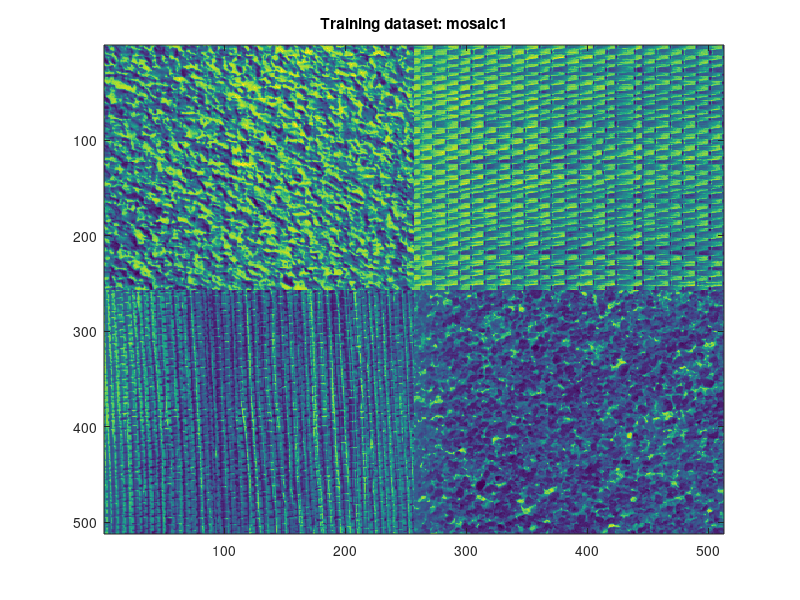
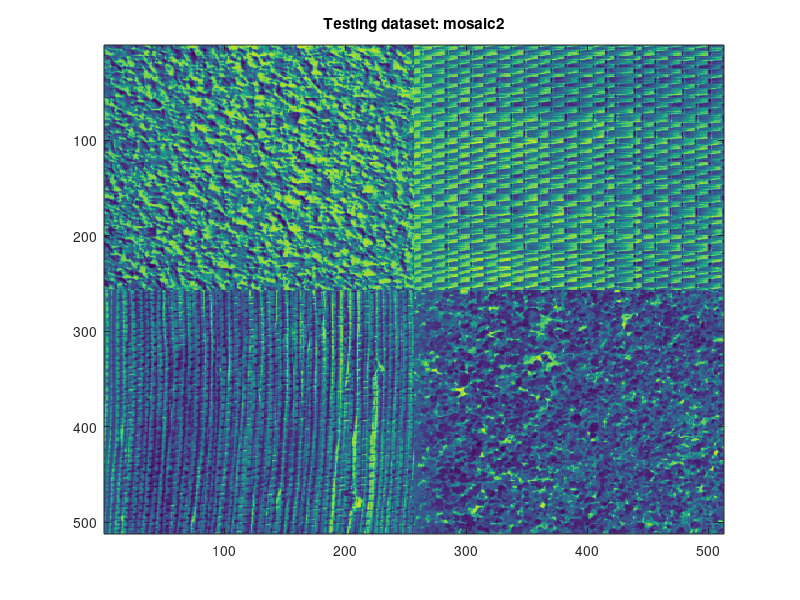
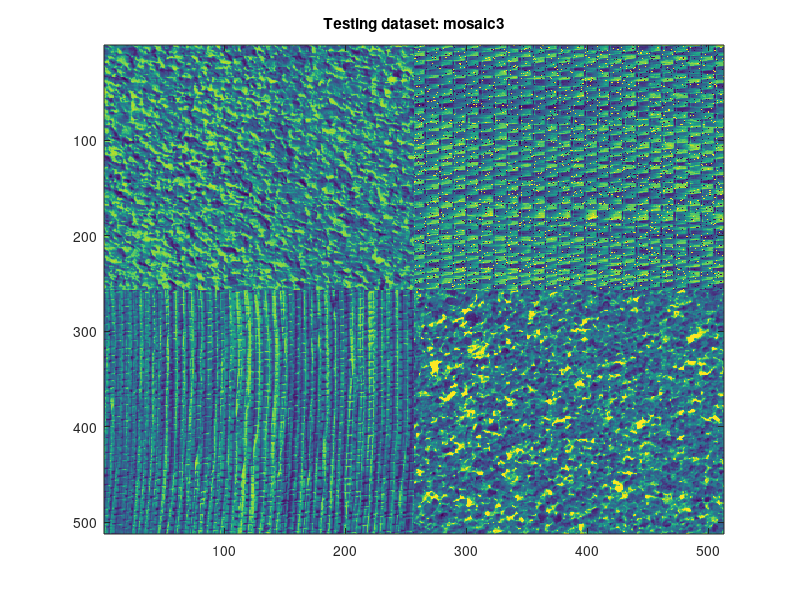
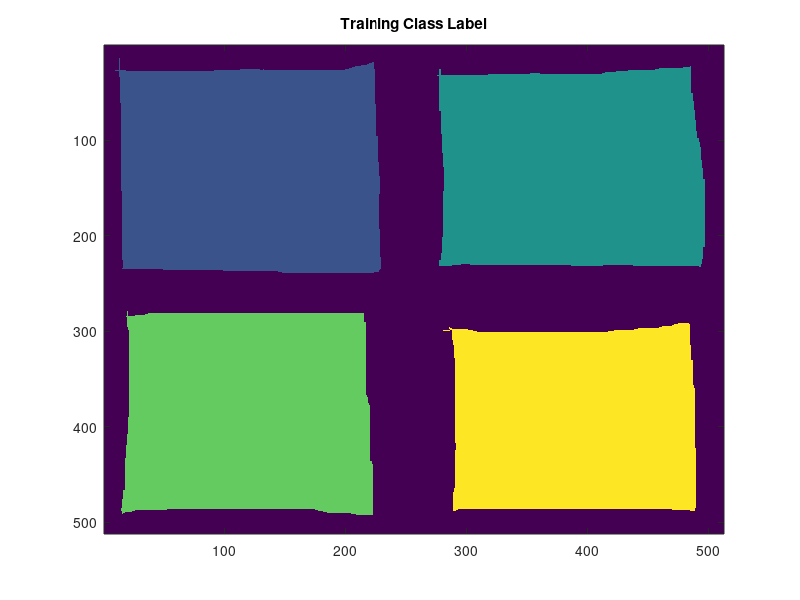

These figures' MATLAB source, in order: (Note: this script raises an error after producing the figures.)
%%======================================================================
% Main Script for Image Analysis Course, Mandatory Project-2
% Author: Hao Zhao
% Date:   Nov 1, 2018
%%======================================================================


%% set the working path and enviroment
data_path = 'C:\Users\haozh\Desktop\ImageAnalysis_Assignment2\oblig2';
addpath(genpath(data_path));
close all;clear;clc;

%% Part-1: Choosing GLCM images to work with

%---load the testing images and corresponding GLCM matrices---
load('mosaic1_train.mat');
load('mosaic2_test.mat');
load('mosaic3_test.mat');

%display the training and testing datasets
figure;imagesc(mosaic1_train);title('Training dataset: mosaic1')
figure;imagesc(mosaic2_test); title('Testing dataset: mosaic2')
figure;imagesc(mosaic3_test); title('Testing dataset: mosaic3')

%load the predefined mask label
load('training_mask.mat');
ClassLabels = training_mask;

%display the predifined class lable
figure;imagesc(ClassLabels);title('Training Class Label')

%---load the GLCM matrices---
for idata = 1:4
    
    %load the GLCM for current texture
    load(['texture' num2str(idata) 'dxplus1dy0']);
    load(['texture' num2str(idata) 'dxplus1dymin1']);
    load(['texture' num2str(idata) 'dx0dymin1']);
    load(['texture' num2str(idata) 'dxmin1dymin1']);

    %display the current texture and GLCM
    if(idata==1)
        
        figure;
        suptitle(sprintf('=== Texture: %d ===\n',idata));
        subplot(2,3,1);imagesc(mosaic1_train(1:256,1:256));title('Input Image');colorbar
        subplot(2,3,2);imagesc(texture1dx1dy0); title('GLCM: 0   degree ');colorbar
        subplot(2,3,3);imagesc(texture1dx1dymin1);title('GLCM: 45  degree ');colorbar
        subplot(2,3,4);imagesc(texture1dx0dymin1);title('GLCM: 90  degree ');colorbar
        subplot(2,3,5);imagesc(texture1dxmin1dymin1);title('GLCM: 135 degree ');colorbar
        subplot(2,3,6);imagesc((texture1dx1dy0+texture1dx0dymin1)*0.5);title('GLCM: 0 + 90 degree ');colorbar
        
    elseif(idata==2)

        figure;
        suptitle(sprintf('=== Texture: %d ===\n',idata));
        subplot(2,3,1);imagesc(mosaic1_train(1:256,257:512));title('Input Image');colorbar
        subplot(2,3,2);imagesc(texture2dx1dy0); title('GLCM: 0   degree ');colorbar
        subplot(2,3,3);imagesc(texture2dx1dymin1);title('GLCM: 45  degree ');colorbar
        subplot(2,3,4);imagesc(texture2dx0dymin1);title('GLCM: 90  degree ');colorbar
        subplot(2,3,5);imagesc(texture2dxmin1dymin1);title('GLCM: 135 degree ');colorbar
        subplot(2,3,6);imagesc((texture2dx1dy0+texture2dx0dymin1)*0.5);title('GLCM: 0 + 90 degree ');colorbar
        
    elseif(idata==3)
        
        figure;
        suptitle(sprintf('=== Texture: %d ===\n',idata));
        subplot(2,3,1);imagesc(mosaic1_train(257:512,1:256));title('Input Image');colorbar
        subplot(2,3,2);imagesc(texture3dx1dy0); title('GLCM: 0   degree ');colorbar
        subplot(2,3,3);imagesc(texture3dx1dymin1);title('GLCM: 45  degree ');colorbar
        subplot(2,3,4);imagesc(texture3dx0dymin1);title('GLCM: 90  degree ');colorbar
        subplot(2,3,5);imagesc(texture3dxmin1dymin1);title('GLCM: 135 degree ');colorbar
        subplot(2,3,6);imagesc((texture3dx1dy0+texture3dx0dymin1)*0.5);title('GLCM: 0 + 90 degree ');colorbar
        
    else
        figure;
        suptitle(sprintf('=== Texture: %d ===\n',idata));
        subplot(2,3,1);imagesc(mosaic1_train(257:512,257:512));title('Input Image');colorbar
        subplot(2,3,2);imagesc(texture4dx1dy0); title('GLCM: 0   degree ');colorbar
        subplot(2,3,3);imagesc(texture4dx1dymin1);title('GLCM: 45  degree ');colorbar
        subplot(2,3,4);imagesc(texture4dx0dymin1);title('GLCM: 90  degree ');colorbar
        subplot(2,3,5);imagesc(texture4dxmin1dymin1);title('GLCM: 135 degree ');colorbar
        subplot(2,3,6);imagesc((texture4dx1dy0+texture4dx0dymin1)*0.5);title('GLCM: 0 + 90 degree ');colorbar
    end

end

%% Part-2: Discussing new features by subdividing the GLCM matrices

%define the selected GLCM
texture1_glcm = (texture1dx1dy0+texture1dx0dymin1)*0.5;
texture2_glcm = (texture2dx1dy0+texture2dx0dymin1)*0.5;
texture3_glcm = (texture3dx1dy0+texture3dx0dymin1)*0.5;
texture4_glcm = (texture4dx1dy0+texture4dx0dymin1)*0.5;


%derive the Q1, Q2, Q3 and Q4 features based on selected GLCM
texture1_Feature_Qs = nan(1,8);
texture2_Feature_Qs = nan(1,8);
texture3_Feature_Qs = nan(1,8);
texture4_Feature_Qs = nan(1,8);

for idata = 1:4
    if(idata==1)
        texture1_Feature_Qs(1) = sum(sum(texture1_glcm(1:8,1:8)))/sum(texture1_glcm(:));
        texture1_Feature_Qs(2) = sum(sum(texture1_glcm(1:8,9:16)))/sum(texture1_glcm(:));
        texture1_Feature_Qs(3) = sum(sum(texture1_glcm(9:16,1:8)))/sum(texture1_glcm(:));
        texture1_Feature_Qs(4) = sum(sum(texture1_glcm(9:16,9:16)))/sum(texture1_glcm(:));
        texture1_Feature_Qs(5) = sum(sum(texture1_glcm(1:4,1:4)))/sum(texture1_glcm(:));
        texture1_Feature_Qs(6) = sum(sum(texture1_glcm(1:4,5:8)))/sum(texture1_glcm(:));
        texture1_Feature_Qs(7) = sum(sum(texture1_glcm(5:8,1:4)))/sum(texture1_glcm(:));
        texture1_Feature_Qs(8) = sum(sum(texture1_glcm(5:8,5:8)))/sum(texture1_glcm(:));       

    elseif(idata==2)
        texture2_Feature_Qs(1) = sum(sum(texture2_glcm(1:8,1:8)))/sum(texture2_glcm(:));
        texture2_Feature_Qs(2) = sum(sum(texture2_glcm(1:8,9:16)))/sum(texture2_glcm(:));
        texture2_Feature_Qs(3) = sum(sum(texture2_glcm(9:16,1:8)))/sum(texture2_glcm(:));
        texture2_Feature_Qs(4) = sum(sum(texture2_glcm(9:16,9:16)))/sum(texture2_glcm(:));
        texture2_Feature_Qs(5) = sum(sum(texture2_glcm(1:4,1:4)))/sum(texture2_glcm(:));
        texture2_Feature_Qs(6) = sum(sum(texture2_glcm(1:4,5:8)))/sum(texture2_glcm(:));
        texture2_Feature_Qs(7) = sum(sum(texture2_glcm(5:8,1:4)))/sum(texture2_glcm(:));
        texture2_Feature_Qs(8) = sum(sum(texture2_glcm(5:8,5:8)))/sum(texture2_glcm(:));
        
    elseif(idata==3)
        texture3_Feature_Qs(1) = sum(sum(texture3_glcm(1:8,1:8)))/sum(texture3_glcm(:));
        texture3_Feature_Qs(2) = sum(sum(texture3_glcm(1:8,9:16)))/sum(texture3_glcm(:));
        texture3_Feature_Qs(3) = sum(sum(texture3_glcm(9:16,1:8)))/sum(texture3_glcm(:));
        texture3_Feature_Qs(4) = sum(sum(texture3_glcm(9:16,9:16)))/sum(texture3_glcm(:));
        texture3_Feature_Qs(5) = sum(sum(texture3_glcm(1:4,1:4)))/sum(texture3_glcm(:));
        texture3_Feature_Qs(6) = sum(sum(texture3_glcm(1:4,5:8)))/sum(texture3_glcm(:));
        texture3_Feature_Qs(7) = sum(sum(texture3_glcm(5:8,1:4)))/sum(texture3_glcm(:));
        texture3_Feature_Qs(8) = sum(sum(texture3_glcm(5:8,5:8)))/sum(texture3_glcm(:));
        
    else
        texture4_Feature_Qs(1) = sum(sum(texture4_glcm(1:8,1:8)))/sum(texture4_glcm(:));
        texture4_Feature_Qs(2) = sum(sum(texture4_glcm(1:8,9:16)))/sum(texture4_glcm(:));
        texture4_Feature_Qs(3) = sum(sum(texture4_glcm(9:16,1:8)))/sum(texture4_glcm(:));
        texture4_Feature_Qs(4) = sum(sum(texture4_glcm(9:16,9:16)))/sum(texture4_glcm(:));
        texture4_Feature_Qs(5) = sum(sum(texture4_glcm(1:4,1:4)))/sum(texture4_glcm(:));
        texture4_Feature_Qs(6) = sum(sum(texture4_glcm(1:4,5:8)))/sum(texture4_glcm(:));
        texture4_Feature_Qs(7) = sum(sum(texture4_glcm(5:8,1:4)))/sum(texture4_glcm(:));
        texture4_Feature_Qs(8) = sum(sum(texture4_glcm(5:8,5:8)))/sum(texture4_glcm(:));
    end 
    
end

%plot the texture features
figure;
suptitle(sprintf('=== Comparison of texture features === \n\n'))
subplot(2,2,1);bar(texture1_Feature_Qs);ylim([0,1]);title('Features of texture1');xlabel('Features Type');ylabel('Feature Value');grid on;
subplot(2,2,2);bar(texture2_Feature_Qs);ylim([0,1]);title('Features of texture2');xlabel('Features Type');ylabel('Feature Value');grid on;
subplot(2,2,3);bar(texture3_Feature_Qs);ylim([0,1]);title('Features of texture3');xlabel('Features Type');ylabel('Feature Value');grid on;
subplot(2,2,4);bar(texture4_Feature_Qs);ylim([0,1]);title('Features of texture4');xlabel('Features Type');ylabel('Feature Value');grid on;


%% Part-3: Selecting and implementing a subset of these features.
%convert the image from the original 8 bit(2^8 =256 gray level) to 4 bit (2^4 =16 gray level) and equalize the mosaic image
gray_level        = 16;
mosaic1_traindata = uint8(round(double(mosaic1_train) * (gray_level-1) / double(max(mosaic1_train(:)))));
mosaic2_testdata  = uint8(round(double(mosaic2_test) * (gray_level-1) / double(max(mosaic2_test(:)))));
mosaic3_testdata  = uint8(round(double(mosaic3_test) * (gray_level-1) / double(max(mosaic2_test(:)))));


%set window size for sliding window GLCM analysis:
window     = [31,31];

%save the derived features for classification use
GLCM_features = cell(3,8);

for n = 1:3
    %define the GLCM analyzing parameters (step and angle)
    %-- use 0 and 90 degree GLCM --
    dx = [1,0]; 
    dy = [0,-1];
    
    switch n
        case 1 % isotropic GLCM
            imag = mosaic1_traindata;
        case 2 % 90 degree GLCM
            imag = mosaic2_testdata;
        otherwise
            imag = mosaic3_testdata;
    end
    
    %start sliding window GLCM calculation
    [Quadrant_features] = Sliding_Window_GLCM_Features(imag,gray_level,dx,dy,window);
    
    % display the derived GLCM feature matrix
    figure;
    subplot(2,3,1)
    imagesc(imag);
    colorbar;
    title(sprintf('input Image: %d',n));
    subplot(2,3,2)
    imagesc(Quadrant_features{4});
    colorbar;
    title('Quadrant features-4')
    subplot(2,3,3)
    imagesc(Quadrant_features{5});
    colorbar;
    title('Quadrant features-1-sub-1')
    subplot(2,3,4)
    imagesc(Quadrant_features{6});
    colorbar;
    title('Quadrant features-1-sub-2')
    subplot(2,3,5)
    imagesc(Quadrant_features{7});
    colorbar;
    title('Quadrant features-1-sub-3')
    subplot(2,3,6)
    imagesc(Quadrant_features{8});
    colorbar;
    title('Quadrant features-1-sub-4')
    
    %output the GLCM quarantic features
    GLCM_features{n,1} = Quadrant_features{1};
    GLCM_features{n,2} = Quadrant_features{2};
    GLCM_features{n,3} = Quadrant_features{3};
    GLCM_features{n,4} = Quadrant_features{4};
    GLCM_features{n,5} = Quadrant_features{5};
    GLCM_features{n,6} = Quadrant_features{6};
    GLCM_features{n,7} = Quadrant_features{7};
    GLCM_features{n,8} = Quadrant_features{8};
end


%% Part-4: Implement a multivariate Gaussian classifier.

%---- check the enclosed function 'Multivariate_Gaussian_Classifier.m' for multivariate gaussian classifier 

%% Part-5: Training the classifier based on the feature subset from point 3

%load the calculated GLCM features for training dataset and testing datasets
test_input    = load('output_project2.mat');
GLCM_features = test_input.GLCM_features;
ClassLabels   = test_input.training_mask;

%sort the selected features from training datasets into 3d matrix
TainingFeaturesArray        = zeros(512,512,3);
TainingFeaturesArray(:,:,1) = GLCM_features{1,5};
TainingFeaturesArray(:,:,2) = GLCM_features{1,6};
TainingFeaturesArray(:,:,3) = GLCM_features{1,8};

%apply classification based on multivariate Gaussian classifier.
[ class_predict_trainingset ] = Multivariate_Gaussian_Classifier(TainingFeaturesArray,ClassLabels,TainingFeaturesArray);

%plot the confusion matrix
% ConfusionMat = confusionmat(double(ClassLabels(:)),class_predict_trainingset(:)); 
% plotconfusion(double(ClassLabels(:)),class_predict_trainingset(:));

%% Part-6:  Evaluation of classification performance on the test dataset using the set of features selected in point 3
%sort the selected features from testing datasets into 3d matrix
Test1FeaturesArray          = zeros(512,512,3);
Test1FeaturesArray(:,:,1)   = GLCM_features{2,5};
Test1FeaturesArray(:,:,2)   = GLCM_features{2,6};
Test1FeaturesArray(:,:,3)   = GLCM_features{2,8};

Test2FeaturesArray          = zeros(512,512,3);
Test2FeaturesArray(:,:,1)   = GLCM_features{3,5};
Test2FeaturesArray(:,:,2)   = GLCM_features{3,6};
Test2FeaturesArray(:,:,3)   = GLCM_features{3,8};

%apply classification based on multivariate Gaussian classifier.
[ class_predict_test1 ]       = Multivariate_Gaussian_Classifier(TainingFeaturesArray,ClassLabels,Test1FeaturesArray);
[ class_predict_test2 ]       = Multivariate_Gaussian_Classifier(TainingFeaturesArray,ClassLabels,Test2FeaturesArray);


